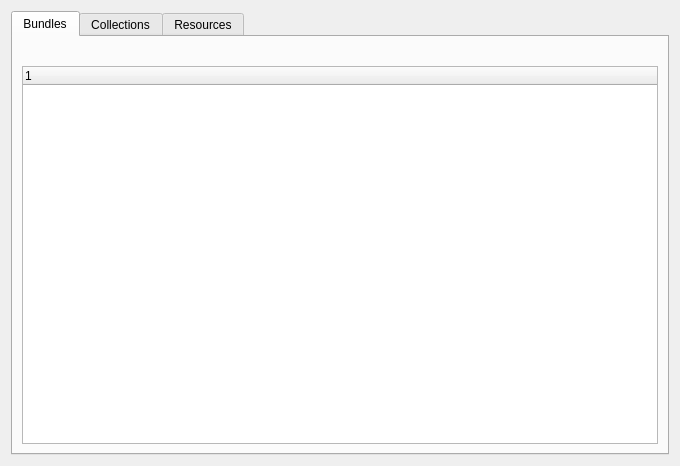
<?xml version="1.0" encoding="UTF-8"?>
<ui version="4.0">
 <class>Dialog</class>
 <widget class="QDialog" name="Dialog">
  <property name="geometry">
   <rect>
    <x>0</x>
    <y>0</y>
    <width>680</width>
    <height>466</height>
   </rect>
  </property>
  <property name="windowTitle">
   <string>Loaded Files</string>
  </property>
  <layout class="QVBoxLayout" name="verticalLayout_2">
   <item>
    <widget class="QTabWidget" name="tabWidget">
     <property name="currentIndex">
      <number>0</number>
     </property>
     <widget class="QWidget" name="tab">
      <attribute name="title">
       <string>Bundles</string>
      </attribute>
      <layout class="QVBoxLayout" name="verticalLayout">
       <item>
        <widget class="QLabel" name="label">
         <property name="styleSheet">
          <string notr="true">font: 26pt &quot;Microsoft YaHei UI&quot;;</string>
         </property>
         <property name="text">
          <string/>
         </property>
        </widget>
       </item>
       <item>
        <widget class="QTreeWidget" name="treeWidget">
         <column>
          <property name="text">
           <string notr="true">1</string>
          </property>
         </column>
        </widget>
       </item>
      </layout>
     </widget>
     <widget class="QWidget" name="tab_2">
      <attribute name="title">
       <string>Collections</string>
      </attribute>
      <layout class="QVBoxLayout" name="verticalLayout_3">
       <item>
        <widget class="QLabel" name="label_2">
         <property name="styleSheet">
          <string notr="true">font: 26pt &quot;Microsoft YaHei UI&quot;;</string>
         </property>
         <property name="text">
          <string>No Items Opened</string>
         </property>
        </widget>
       </item>
       <item>
        <widget class="QLabel" name="label_3">
         <property name="styleSheet">
          <string notr="true">font: 20pt &quot;Microsoft YaHei UI&quot;;</string>
         </property>
         <property name="text">
          <string>Bundle</string>
         </property>
        </widget>
       </item>
       <item>
        <layout class="QHBoxLayout" name="horizontalLayout">
         <item>
          <widget class="QPushButton" name="pushButton_bundleLink">
           <property name="text">
            <string>No Items Opened</string>
           </property>
          </widget>
         </item>
         <item>
          <spacer name="horizontalSpacer">
           <property name="orientation">
            <enum>Qt::Orientation::Horizontal</enum>
           </property>
           <property name="sizeHint" stdset="0">
            <size>
             <width>40</width>
             <height>20</height>
            </size>
           </property>
          </spacer>
         </item>
        </layout>
       </item>
       <item>
        <widget class="QScrollArea" name="scrollArea">
         <property name="widgetResizable">
          <bool>true</bool>
         </property>
         <widget class="QWidget" name="scrollAreaWidgetContents">
          <property name="geometry">
           <rect>
            <x>0</x>
            <y>0</y>
            <width>624</width>
            <height>518</height>
           </rect>
          </property>
          <layout class="QVBoxLayout" name="verticalLayout_4">
           <item>
            <widget class="QWidget" name="widget" native="true">
             <property name="minimumSize">
              <size>
               <width>0</width>
               <height>500</height>
              </size>
             </property>
             <layout class="QVBoxLayout" name="verticalLayout_5">
              <item>
               <widget class="QLabel" name="label_4">
                <property name="styleSheet">
                 <string notr="true">font: 20pt &quot;Microsoft YaHei UI&quot;;</string>
                </property>
                <property name="text">
                 <string>Assets</string>
                </property>
               </widget>
              </item>
              <item>
               <widget class="QTableWidget" name="tableWidget_assets"/>
              </item>
              <item>
               <widget class="QLabel" name="label_5">
                <property name="styleSheet">
                 <string notr="true">font: 20pt &quot;Microsoft YaHei UI&quot;;</string>
                </property>
                <property name="text">
                 <string>Dependencies</string>
                </property>
               </widget>
              </item>
              <item>
               <widget class="QTableWidget" name="tableWidget_dependencies"/>
              </item>
             </layout>
            </widget>
           </item>
          </layout>
         </widget>
        </widget>
       </item>
      </layout>
     </widget>
     <widget class="QWidget" name="tab_3">
      <attribute name="title">
       <string>Resources</string>
      </attribute>
      <layout class="QVBoxLayout" name="verticalLayout_6">
       <item>
        <widget class="QLabel" name="label_resources_title">
         <property name="styleSheet">
          <string notr="true">font: 26pt &quot;Microsoft YaHei UI&quot;;</string>
         </property>
         <property name="text">
          <string>No Items Opened</string>
         </property>
        </widget>
       </item>
       <item>
        <widget class="QLabel" name="label_7">
         <property name="styleSheet">
          <string notr="true">font: 20pt &quot;Microsoft YaHei UI&quot;;</string>
         </property>
         <property name="text">
          <string>Bundle</string>
         </property>
        </widget>
       </item>
       <item>
        <layout class="QHBoxLayout" name="horizontalLayout_2">
         <item>
          <widget class="QPushButton" name="pushButton_res_bundle">
           <property name="text">
            <string>No Items Opened</string>
           </property>
          </widget>
         </item>
         <item>
          <spacer name="horizontalSpacer_2">
           <property name="orientation">
            <enum>Qt::Orientation::Horizontal</enum>
           </property>
           <property name="sizeHint" stdset="0">
            <size>
             <width>40</width>
             <height>20</height>
            </size>
           </property>
          </spacer>
         </item>
        </layout>
       </item>
       <item>
        <widget class="QLabel" name="label_8">
         <property name="styleSheet">
          <string notr="true">font: 20pt &quot;Microsoft YaHei UI&quot;;</string>
         </property>
         <property name="text">
          <string>Size</string>
         </property>
        </widget>
       </item>
       <item>
        <widget class="QLabel" name="label_size">
         <property name="text">
          <string>0</string>
         </property>
        </widget>
       </item>
       <item>
        <layout class="QHBoxLayout" name="horizontalLayout_3">
         <item>
          <spacer name="horizontalSpacer_4">
           <property name="orientation">
            <enum>Qt::Orientation::Horizontal</enum>
           </property>
           <property name="sizeHint" stdset="0">
            <size>
             <width>40</width>
             <height>20</height>
            </size>
           </property>
          </spacer>
         </item>
         <item>
          <widget class="QPushButton" name="pushButton_saveres">
           <property name="text">
            <string>Save</string>
           </property>
          </widget>
         </item>
         <item>
          <spacer name="horizontalSpacer_3">
           <property name="orientation">
            <enum>Qt::Orientation::Horizontal</enum>
           </property>
           <property name="sizeHint" stdset="0">
            <size>
             <width>40</width>
             <height>20</height>
            </size>
           </property>
          </spacer>
         </item>
        </layout>
       </item>
       <item>
        <spacer name="verticalSpacer">
         <property name="orientation">
          <enum>Qt::Orientation::Vertical</enum>
         </property>
         <property name="sizeHint" stdset="0">
          <size>
           <width>20</width>
           <height>40</height>
          </size>
         </property>
        </spacer>
       </item>
      </layout>
     </widget>
    </widget>
   </item>
  </layout>
 </widget>
 <resources/>
 <connections/>
</ui>
